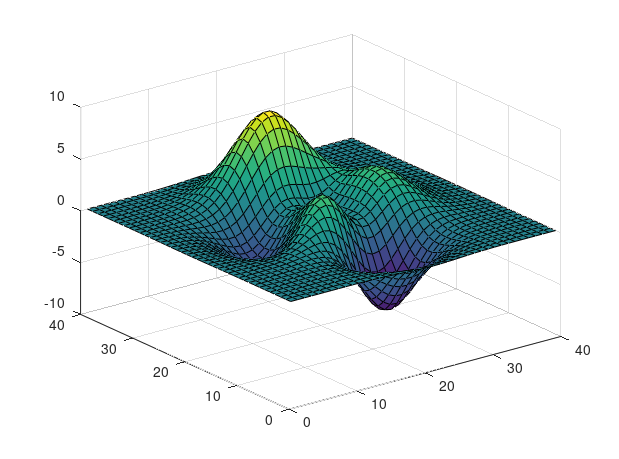

MATLAB code to generate this figure: (Note: this script raises an error after producing the figure.)
%=============================================================================
% Copyright (c) 2016-present Allan CORNET (Nelson)
%=============================================================================
% This file is part of Nelson.
%=============================================================================
% LICENCE_BLOCK_BEGIN
% SPDX-License-Identifier: LGPL-3.0-or-later
% LICENCE_BLOCK_END
%=============================================================================
% <--WEIGHT 2-->
% <--ADV-CLI MODE-->
%=============================================================================
% Regression: a lit surface must be shaded, not rendered as a flat silhouette.
% FaceColor is uniform, so any luminance variation across the surface can only
% come from lighting (a colormap would vary on its own). This guards the shared
% lighting math (RenderLighting::computeLitColor) used by every raster backend;
% before it existed the web backend dropped the normals and drew a flat shape.
%=============================================================================
reset(groot());
close all;
spreads = [0, 0];
idx = 0;
for withLight = [false, true]
  idx = idx + 1;
  f = figure('Visible', 'on', 'Position', [100 100 620 460], 'Color', [1 1 1]);
  s = surf(peaks(40));
  s.FaceColor = [0.80 0.72 0.35];
  s.EdgeColor = 'none';
  s.FaceLighting = 'gouraud';
  axis off;
  view(-37.5, 30);
  if withLight
    camlight('headlight');
    material('shiny');
  end
  c = captureSurfaceFrame(f);
  lum = 0.299 * c(:, :, 1) + 0.587 * c(:, :, 2) + 0.114 * c(:, :, 3);
  mask = lum < 250; % surface pixels; the white figure background is ~255
  asserts.istrue(nnz(mask) > 100);
  spreads(idx) = std(lum(mask));
  close(f);
end
close all;
%=============================================================================
unlitSpread = spreads(1);
litSpread = spreads(2);
% The lit surface is shaded, the unlit one is nearly flat (only edge
% antialiasing), and the shading is produced by the light (lit >> unlit).
asserts.istrue(litSpread > 25);
asserts.istrue(unlitSpread < 15);
asserts.istrue(litSpread > 3 * unlitSpread);
%=============================================================================
function c = captureSurfaceFrame(fig)
  for k = 1:5
    drawnow();
    F = getframe(fig);
    c = double(F.cdata);
    lum = 0.299 * c(:, :, 1) + 0.587 * c(:, :, 2) + 0.114 * c(:, :, 3);
    if nnz(lum < 250) > 100
      return
    end
    pause(0.05);
  end
end
%=============================================================================
